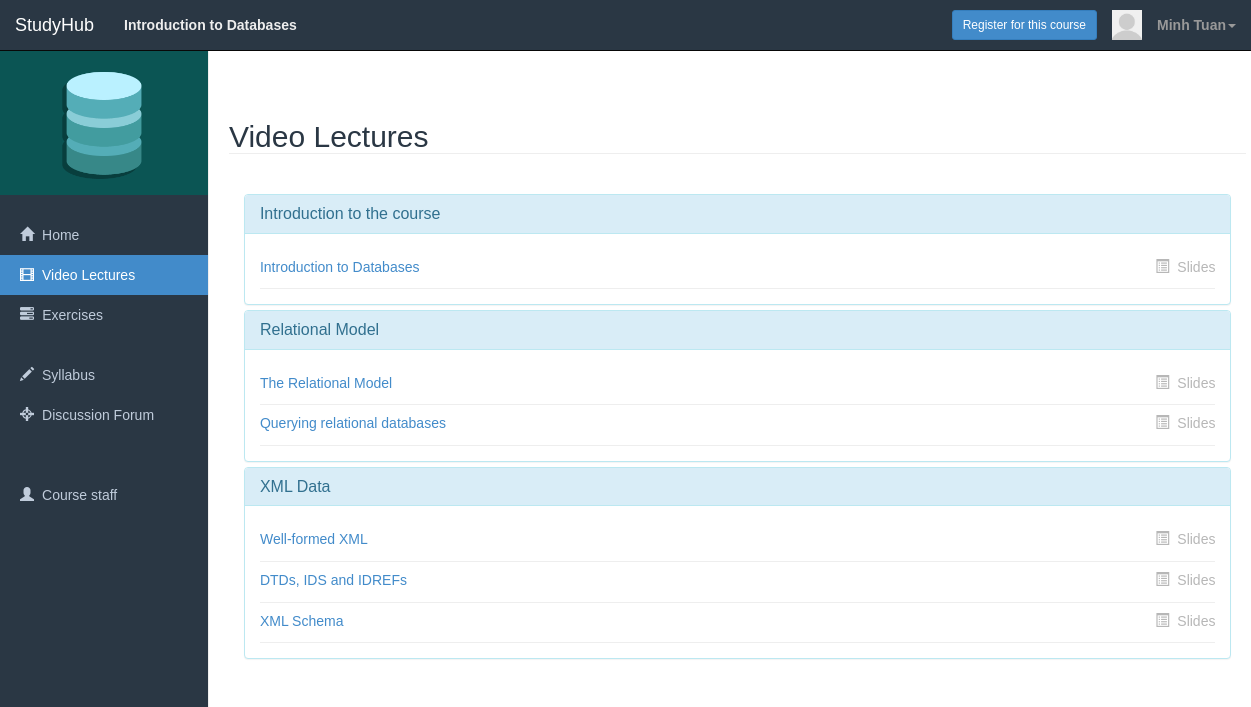
Before: /courses/dbstanford/lecture.php (signed in) with the older database file.
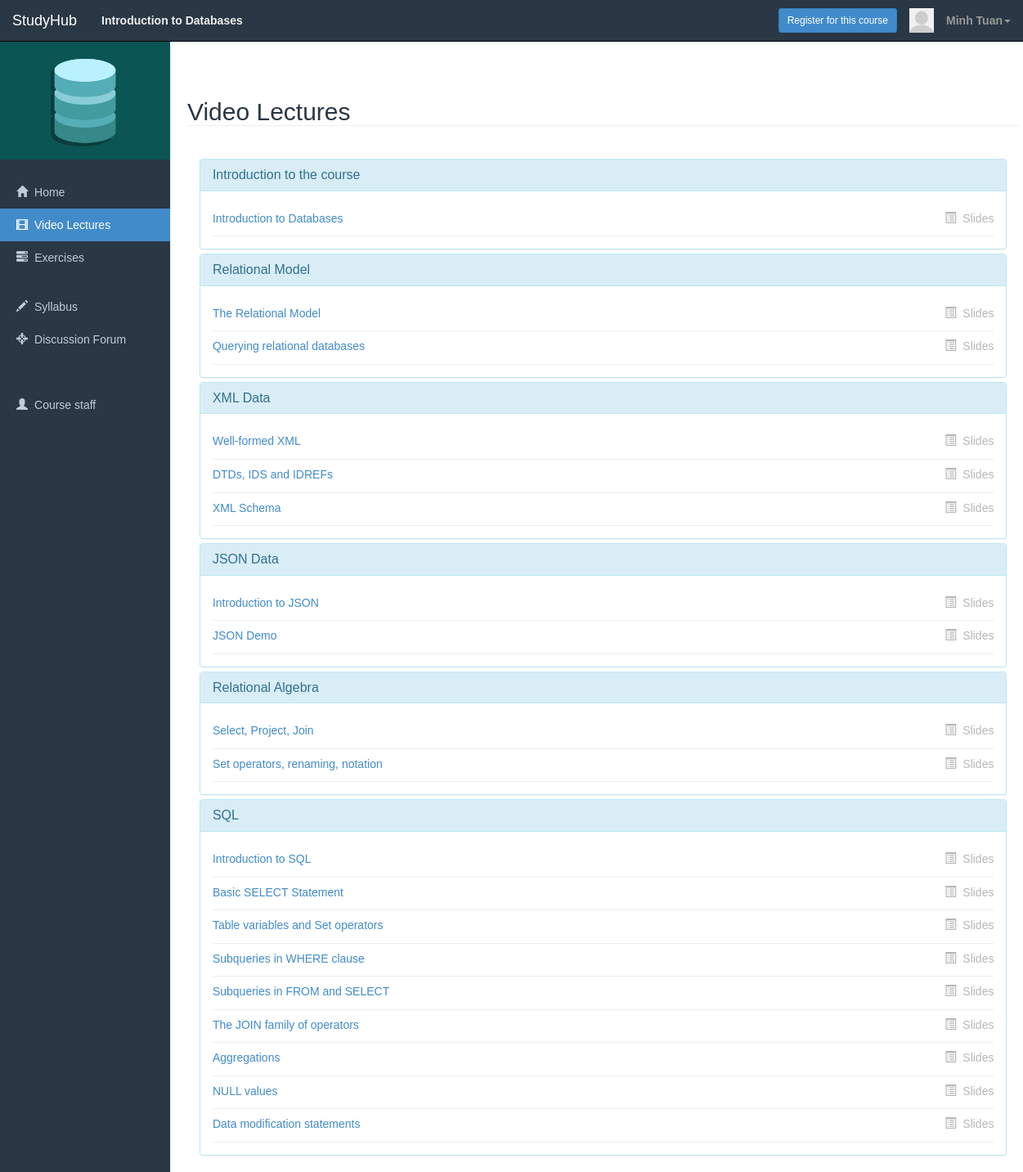
After: the same page with the newer database file.
### tables this page shows
CREATE TABLE IF NOT EXISTS `sm_courses` (
  `cat_id` int(10) NOT NULL,
  `course_id` int(10) NOT NULL AUTO_INCREMENT,
  `course_code` varchar(10) NOT NULL,
  `course_title` varchar(255) NOT NULL,
  `course_alias` varchar(100) NOT NULL COMMENT 'Alias to create a folder for course in PHP',
  `course_type` varchar(10) NOT NULL COMMENT '1 - Self-study; 2 - Period course',
  `course_desc` text COMMENT 'For storing a large number of texts, should use this TEXT',
  `start_date` timestamp NULL DEFAULT CURRENT_TIMESTAMP,
  `length` int(5) DEFAULT NULL COMMENT 'The length of the course in weeks',
  `course_avatar` varchar(500) DEFAULT 'images/courses/css-thumbnail.png',
  `course_cover` varchar(1000) NOT NULL,
  PRIMARY KEY (`course_id`),
  KEY `cat_id` (`cat_id`)
);

CREATE TABLE IF NOT EXISTS `sm_users` (
  `user_id` int(10) NOT NULL AUTO_INCREMENT,
  `username` varchar(30) NOT NULL,
  `password` varchar(255) NOT NULL,
  `role` char(1) NOT NULL DEFAULT '1' COMMENT 'Check in list:0 - admin/1 - student/2 - teacher/3 - staff/4 - dummy',
  `email` varchar(255) NOT NULL,
  `display_name` varchar(100) DEFAULT 'username',
  `birthday` date DEFAULT NULL,
  `join_date` timestamp NOT NULL DEFAULT CURRENT_TIMESTAMP,
  `first_name` varchar(32) NOT NULL,
  `last_name` varchar(32) NOT NULL,
  `gender` varchar(15) NOT NULL,
  `bio` text NOT NULL,
  `email_code` varchar(100) NOT NULL,
  `avatar` varchar(500) NOT NULL DEFAULT 'images/avatars/default_avatar.png',
  `time` int(11) NOT NULL,
  `confirmed` int(11) NOT NULL DEFAULT '0',
  `generated_string` varchar(35) NOT NULL DEFAULT '0',
  `ip` varchar(32) NOT NULL,
  PRIMARY KEY (`user_id`),
  UNIQUE KEY `username` (`username`)
);

CREATE TABLE IF NOT EXISTS `sm_units` (
  `unit_id` int(10) NOT NULL,
  `vid_id` int(11) NOT NULL,
  `unit_name` text,
  `vid_type` char(1) NOT NULL,
  `vid_title` varchar(255) NOT NULL,
  `vid_link` varchar(255) NOT NULL,
  `vid_length` int(15) NOT NULL,
  `unit_slides` varchar(500) NOT NULL,
  `course_id` int(10) NOT NULL,
  PRIMARY KEY (`unit_id`,`vid_id`),
  KEY `course_id` (`course_id`)
);

### courses/dbstanford/lecture.php (called while the page is built)
<?php $alias = 'dbstanford'; require '../index.php';?>

### core/init.php (called while the page is built, shortened)
<?php
require 'classes/users.php';
require 'classes/general.php';
require 'classes/courses.php';
$users		= new Users($db);
$general		= new General();
$courses		= new Courses($db);
if ($general->logged_in() === true)  {
	$user_id 	= $_SESSION['user_id'];
	$user 	= $users->userdata($user_id);
}
 ?>

### core/classes/courses.php (called while the page is built, shortened)
<?php
class Courses {
	private $db;
	public function __construct($database) {
		$this->db = $database;
	}
	public function coursedata($course_id)
	{
		$query = $this->db->prepare("SELECT * FROM `sm_courses` WHERE `course_id` = ?");
		$query->bindValue(1, $course_id);
		try {
			$query->execute();
			return $query->fetch();
		} catch (PDOException $e) {
			die($e->getMessage());
		}
	}
	public function get_ifa($course_alias)
	{
		$query = $this->db->prepare("SELECT `course_id` FROM `sm_courses` WHERE `course_alias` = ?");
		$query->bindValue(1, $course_alias);
		try {
			$query->execute();
			return $query->fetchColumn();
		} catch (PDOException $e) {
			die($e->getMessage());
		}
		return false;
	}
	public function get_unit_video($unit_id)
	{
		$query = $this->db->prepare("SELECT `vid_id`,`vid_title`, `vid_link` FROM `sm_units` WHERE `unit_id` = ?");
		$query->bindValue(1, $unit_id);
		try {
			$query->execute();
			return $query->fetchAll();
		} catch (PDOException $e) {
			die($e->getMessage());
		}
	}
	public function get_distinct_unit($course_id)
	{
		$query = $this->db->prepare("SELECT DISTINCT `unit_id`, `unit_name` FROM `sm_units` WHERE `course_id` = ?");
		$query->bindValue(1, $course_id);
		try {
			$query->execute();
			return $query->fetchAll();
		} catch (PDOException $e) {
			die($e->getMessage());
		}
	}
}
 ?>

### core/classes/general.php (called while the page is built, shortened)
<?php
class General {
	public function logged_in()
	{
		return (isset($_SESSION['user_id'])) ? true : false;
	}
}
?>

### core/classes/users.php (called while the page is built, shortened)
<?php
class Users {
	private $db;
	public function __construct($database) {
		$this->db = $database;
	}
	public function userdata($id)
	{
		$query = $this->db->prepare("SELECT * FROM `sm_users` WHERE `user_id` = ?");
		$query->bindValue(1, $id);
		try {
			$query->execute();
			return $query->fetch();
		} catch (PDOException $e) {
			die($e->getMessage());
		}
	}
	public function get_role($user_id)
	{
		$query = $this->db->prepare("SELECT `role` FROM `sm_users` WHERE `user_id` = ?");
		$query->bindValue(1, $user_id);
		try {
			$query->execute();
			$role = $query->fetchColumn();
			if ($role == 0) {
				return 'Admin';
			} else if ($role == 1) {
				return 'Student';
			} else if ($role == 2) {
				return 'Teacher';
			}
		} catch (PDOException $e) {
			die($e->getMessage());
		}
	}
 }
 ?>

### courses/course.tmpl.php (the view, shortened to what this page needs)
<?php
$filename = basename($_SERVER['SCRIPT_NAME']);
?>
<!DOCTYPE html>
<html lang="en">
<head>
	<link rel="stylesheet" href="../../css/bootstrap.css">
	<link rel="stylesheet" href="../../css/prettify.css">
	<link rel="stylesheet" href="../course.css">
	<link rel="stylesheet" href="../../css/dashboard.css">
	<link rel="stylesheet" href="../../css/datepicker.css">
	<link rel="stylesheet" type="text/css" href="../../css/bootstrap-select/bootstrap-select.css">
</head>
<body>
<nav class="navbar navbar-default navbar-fixed-top navbar-inverse">
	<div class="container-fluid">
		<div class="navbar-header">
			<a href="../../index.php" class="navbar-brand">StudyHub</a>
		</div>
		<div class="collpase navbar-collapse" id="navbar-collapse">
			<ul class="nav navbar-nav">
				<li>
					<a style="color: #eee; font-weight: bold;"><?php echo $course_data['course_title']; ?></a>
				</li>
			</ul>
			<ul class="nav navbar-nav navbar-right">
				<?php
				if ($general->logged_in()) {
					if ($users->get_role($user['user_id']) == 'Teacher' && $courses->is_created_by_me($user['user_id'], $id) === true) {
						 ?>
						<li class="drowndown">
							<a href="#" class="dropdown-toggle" data-toggle="dropdown" id="option-btn">
								<div class="btn-group">
									<button type="button" class="btn btn-primary btn-sm">Tools <b class="caret"></b></button>
								</div>
							</a>
							<ul class="dropdown-menu" role="menu">
								<li role="representation" class="dropdown-header">Edit course</li>
								<li>
									<a href="#">Add new unit</a>
									<a href="#">Add new announcement</a>
									<a href="#">Add new materials</a>
								</li>
								<li role="representation" class="divider"></li>
								<li role="representation" class="dropdown-header">Exercises</li>
								<li>
									<a id="open-new-ex" target="_blank" href="../../newexercise.php?course=<?php echo $course_data['course_alias']; ?>">Create new exercise</a>
								</li>
								<li>
									<a href="#">Correct student's submits</a>
								</li>
								<li role="representation" class="divider"></li>
								<li role="representation" class="dropdown-header">Create course</li>
								<li>
									<a href="../../createcourse.php">Create a new course</a>
								</li>
							</ul>
						</li>
					<?php } else { ?>
						<li>
							<a href="../../courses/register.php?user_id=<?php echo $user['user_id'] ?>&amp;course=<?php echo $course_data['course_alias']; ?>&amp;timestamp=<?php echo time(); ?>" id="register-btn">
								<button class="btn btn-primary btn-sm">Register for this course</button>
							</a>
						</li>
					<?php }
						 ?>
						<li>
							<div class="avatar">
								<?php if (!empty($user['avatar'])) { ?>
									<img src="../../<?php echo $user['avatar'];?>" alt="User avatar" ?>
								<?php } ?>
							</div>
						</li>
						<li class="dropdown">
							<a href="#" class="dropdown-toggle" data-toggle="dropdown"><strong><?php echo $user['display_name']; ?></strong><b class="caret"></b></a>
						</li>
				<?php } else {	?>
					<li><a href="../../signup.php">Sign up</a></li>
					<li><a href="../../signin.php">Sign in</a></li>
				<?php } ?>
			</ul>
		</div>
	</div>
</nav>
<div class="container admin-panel">
	<div class="row">
		<div class="col-sm-3 col-md-2 sidebar">
			<img src="../../<?php echo $course_data['course_avatar']; ?>" class="sidebar-logo">
			<ul class="nav nav-sidebar">
				<?php if ($filename == 'index.php') {?>
				<li><a href="index.php" class="active"><span class="glyphicon glyphicon-home"></span>Home</a></li>
				<?php } else { ?>
				<li><a href="index.php"><span class="glyphicon glyphicon-home"></span>Home</a></li>
				<?php }?>
				<?php if ($filename == 'lecture.php') {?>
				<li><a class="active" href="lecture.php"><span class="glyphicon glyphicon-film"></span>Video Lectures</a></li>
				<?php } else { ?>
				<li><a href="lecture.php"><span class="glyphicon glyphicon-film"></span>Video Lectures</a></li>
				<?php }?>
				<?php if ($filename == 'exercise.php') {?>
				<li><a class="active" href="exercise.php"><span class="glyphicon glyphicon-tasks"></span>Exercises</a></li>
				<?php } else { ?>
				<li><a href="exercise.php"><span class="glyphicon glyphicon-tasks"></span>Exercises</a></li>
				<?php }?>
				<li class="spacer"></li>
				<?php if ($filename == 'syllabus.php') {?>
				<li><a class="active" href="syllabus.php"><span class="glyphicon glyphicon-pencil"></span>Syllabus</a></li>
				<?php } else { ?>
				<li><a href="syllabus.php"><span class="glyphicon glyphicon-pencil"></span>Syllabus</a></li>
				<?php }?>
				<?php if ($filename == 'forum.php') {?>
				<li><a class="active" href="forum.php"><span class="glyphicon glyphicon-screenshot"></span>Discussion Forum</a></li>
				<?php } else { ?>
				<li><a href="forum.php"><span class="glyphicon glyphicon-screenshot"></span>Discussion Forum</a></li>
				<?php }?>
				<li class="spacer"></li>
				<li class="spacer"></li>
				<?php if ($filename == 'about.php') {?>
				<li><a href="about.php"><span class="glyphicon glyphicon-user"></span>Course staff</a></li>
				<?php } else { ?>
				<li><a href="about.php"><span class="glyphicon glyphicon-user"></span>Course staff</a></li>
				<?php }?>
			</ul>
		</div>
		<?php if ($filename == 'lecture.php'): ?>
			<div class="col-sm-9 col-sm-offset-3 col-md-10 col-md-offset-2 main-content">
			<div class="row announcement">
				<div class="col-lg-12 col-md-12" style="padding-left: 0; padding-right: 0;">
					<h2 class="page-header">Video Lectures</h2>
				</div>
				<div class="col-lg-12 col-md-12" >
					<div class="panel-group" id="accordion">
					<?php
					$v_units = $courses->get_distinct_unit($id);
					foreach ($v_units as $v_unit) { ?>
							<div class="panel panel-info">
								<div class="panel-heading">
									<h4 class="panel-title">
										<a data-toggle="collapse" href="#collpase<?php echo $v_unit['unit_id'];?>"><?php echo $v_unit['unit_name']; ?></a>
									</h4>
								</div>
								<div id="collpase<?php echo $v_unit['unit_id'];?>" class="panel-collapse collapse in">
									<div class="panel-body">
										 <?php $v_vids = $courses->get_unit_video($v_unit['unit_id']); ?>
										 <?php foreach ($v_vids as $v_vid): ?>
										 	<div class="show-vid-modal-wrapper">
											 	<a class="show-vid-modal" videosrc="<?php echo str_replace('watch?v=','embed/', $v_vid['vid_link']); ?>" videotitle="<?php echo $v_vid['vid_title']; ?>" href="#"><?php echo $v_vid['vid_title'] ?></a>
											 	<a href="#" class="pull-right slide"><span class="glyphicon glyphicon-list-alt"></span>Slides</a>
											 	<br>
										 	</div>
									 <?php endforeach ?>
									</div>
								</div>
							</div>
					<?php }?>
					</div>
				</div>
			</div>
		</div>
		<?php endif ?>
	</div>
</div>
</body>
</html>

### courses/index.php (shortened to what this page needs)
<?php
$tmp = $_SERVER['REQUEST_URI'];
if ($tmp == '/studyhub/courses/') {
	header('Location: /studyhub/');
	exit();
} else {
	require '../../core/init.php';
	if ($general->logged_in() === true) {
		$general->logged_out_protect();
	}
	$id    = $courses->get_ifa($alias);
	$course_data = $courses->coursedata($id);
	require '../course.tmpl.php';
}
?>

### css/prettify.css (style rules this page uses)
html, body { background-color: white; color: #2a3744; -webkit-font-smoothing: antialiased; }
.navbar-fixed-top, .navbar-inverse { background-color: #2A3744; color: #c0ccdb !important; }
.row { padding-top: 15px !important; }
div { display: block; }
.avatar img { margin-top: 32%; max-height: 30px; height: 30px; width: 30px; }

### courses/course.css (style rules this page uses)
html, body { font-family: 'Helvetica', sans-serif; -webkit-font-smoothing: antialiased; text-shadow: 1px 1px 1px rgba(0,0,0,0.004); }
.navbar-fixed-top, .navbar-inverse { background-color: #2A3744; color: #c0ccdb !important; }
#option-btn, #register-btn { padding-top: 10px; padding-bottom: 0; }
.main-content { padding: 0; margin-left: 15.25%; width: 88.25%; }
.announcement { padding-right: 20px; }
.announcement .col-lg-12 h2, .announcement .col-md-12 h2 { padding: 0; }
.panel-title a { text-decoration: none; }
#accordion { padding-top: 20px; }
.slide { color: #b7b7b7; text-decoration: none; }
.show-vid-modal-wrapper { text-decoration: none; width: 100%; line-height: 2.254; padding-top: 3px; padding-bottom: 5px; border-bottom: 1px solid #eee; }

### css/dashboard.css (style rules this page uses)
body { padding-top: 50px; }
.sidebar { display: none; color: #c0ccdb; background-color: #2A3744; }
@media (min-width: 768px) { .sidebar { position: fixed; top: 51px; bottom: 0; left: 0; z-index: 1000; display: block; overflow-x: hidden; overflow-y: auto; border-right: 1px solid #eee; } }
.nav-sidebar > li > a { padding-right: 20px; padding-left: 20px; color: #c0ccdb;; }
.nav-sidebar .active { color: #fff; background-color: #428bca; }
.admin-panel .glyphicon { padding-right: 8px; }
.admin-panel .col-sm-3, .admin-panel .col-md-2 { padding-left: 0; padding-top: 0; padding-right: 0; padding-bottom: 0; }
.sidebar-logo { width: 100%; height: auto; margin-top: 0; margin-right: 0; margin-left: 0; margin-bottom: 20px; }
.announcement .page-header { font-family: 'Open Sans' sans-serif; }
.announcement { padding-left: 25px; border-radius: 0; }
.spacer { content: none; height: 20px; }

Changed rows visible on the page:
added sm_units: vid_title "Introduction to JSON", shown under "JSON Data"
added sm_units: vid_title "JSON Demo", shown under "JSON Data"
added sm_units: vid_title "Select, Project, Join", shown under "Relational Algebra"
added sm_units: vid_title "Set operators, renaming, notation", shown under "Relational Algebra"
added sm_units: vid_title "Introduction to SQL", shown under "SQL"
added sm_units: vid_title "Basic SELECT Statement", shown under "SQL"
added sm_units: vid_title "Table variables and Set operators", shown under "SQL"
added sm_units: vid_title "Subqueries in WHERE clause", shown under "SQL"
added sm_units: vid_title "Subqueries in FROM and SELECT", shown under "SQL"
added sm_units: vid_title "The JOIN family of operators", shown under "SQL"
added sm_units: vid_title "Aggregations", shown under "SQL"
added sm_units: vid_title "NULL values", shown under "SQL"
added sm_units: vid_title "Data modification statements", shown under "SQL"
Other visible differences:
new list line: "JSON Data"
new list line: "Relational Algebra"
new list line: "SQL"
